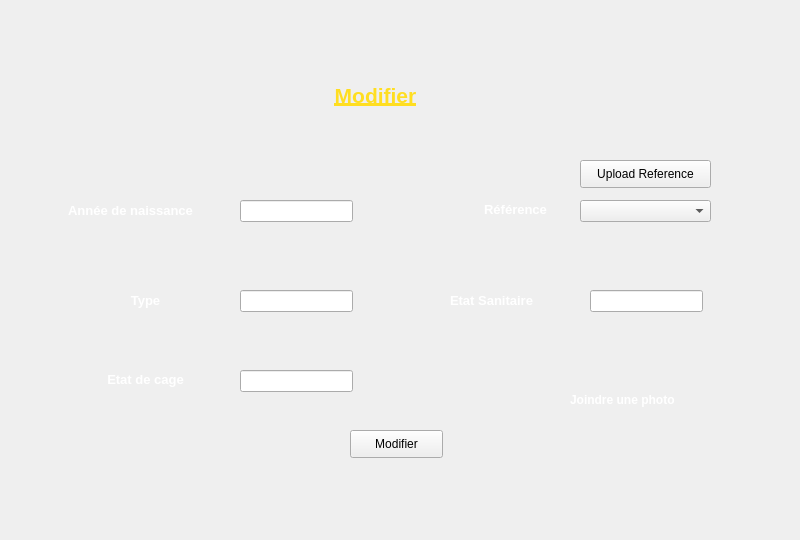
   <widget class="QWidget" name="tab_5">
    <attribute name="title">
     <string>modifier</string>
    </attribute>
    <widget class="QLabel" name="label_7">
     <property name="geometry">
      <rect>
       <x>-10</x>
       <y>0</y>
       <width>791</width>
       <height>531</height>
      </rect>
     </property>
     <property name="text">
      <string/>
     </property>
     <property name="pixmap">
      <pixmap>../../../Esprit/2A16/Semestre 1/Projet C++/ZOO'RNI/charte essai 1.png</pixmap>
     </property>
     <property name="scaledContents">
      <bool>true</bool>
     </property>
    </widget>
    <widget class="QLabel" name="label_statistiqyes_3">
     <property name="geometry">
      <rect>
       <x>260</x>
       <y>70</y>
       <width>231</width>
       <height>51</height>
      </rect>
     </property>
     <property name="text">
      <string>&lt;html&gt;&lt;head/&gt;&lt;body&gt;&lt;p align=&quot;center&quot;&gt;&lt;span style=&quot; font-size:16pt; font-weight:600; text-decoration: underline; color:#ffde21;&quot;&gt;Modifier&lt;/span&gt;&lt;/p&gt;&lt;/body&gt;&lt;/html&gt;</string>
     </property>
    </widget>
    <widget class="QLabel" name="label_11">
     <property name="geometry">
      <rect>
       <x>40</x>
       <y>180</y>
       <width>181</width>
       <height>61</height>
      </rect>
     </property>
     <property name="text">
      <string>&lt;html&gt;&lt;head/&gt;&lt;body&gt;&lt;p align=&quot;center&quot;&gt;&lt;span style=&quot; font-size:10pt; font-weight:600; color:#ffffff;&quot;&gt;Année de naissance&lt;/span&gt;&lt;/p&gt;&lt;/body&gt;&lt;/html&gt;</string>
     </property>
    </widget>
    <widget class="QLineEdit" name="le_an_2">
     <property name="geometry">
      <rect>
       <x>240</x>
       <y>200</y>
       <width>113</width>
       <height>22</height>
      </rect>
     </property>
    </widget>
    <widget class="QLabel" name="label_13">
     <property name="geometry">
      <rect>
       <x>470</x>
       <y>200</y>
       <width>91</width>
       <height>20</height>
      </rect>
     </property>
     <property name="text">
      <string>&lt;html&gt;&lt;head/&gt;&lt;body&gt;&lt;p align=&quot;center&quot;&gt;&lt;span style=&quot; font-size:10pt; font-weight:600; color:#ffffff;&quot;&gt;Référence&lt;/span&gt;&lt;/p&gt;&lt;/body&gt;&lt;/html&gt;</string>
     </property>
    </widget>
    <widget class="QLineEdit" name="le_type_2">
     <property name="geometry">
      <rect>
       <x>240</x>
       <y>290</y>
       <width>113</width>
       <height>22</height>
      </rect>
     </property>
    </widget>
    <widget class="QLabel" name="label_14">
     <property name="geometry">
      <rect>
       <x>90</x>
       <y>290</y>
       <width>111</width>
       <height>21</height>
      </rect>
     </property>
     <property name="text">
      <string>&lt;html&gt;&lt;head/&gt;&lt;body&gt;&lt;p align=&quot;center&quot;&gt;&lt;span style=&quot; font-size:10pt; font-weight:600; color:#ffffff;&quot;&gt;Type&lt;/span&gt;&lt;/p&gt;&lt;/body&gt;&lt;/html&gt;</string>
     </property>
    </widget>
    <widget class="QLineEdit" name="le_cage_2">
     <property name="geometry">
      <rect>
       <x>240</x>
       <y>370</y>
       <width>113</width>
       <height>22</height>
      </rect>
     </property>
    </widget>
    <widget class="QLabel" name="label_15">
     <property name="geometry">
      <rect>
       <x>90</x>
       <y>370</y>
       <width>111</width>
       <height>20</height>
      </rect>
     </property>
     <property name="text">
      <string>&lt;html&gt;&lt;head/&gt;&lt;body&gt;&lt;p align=&quot;center&quot;&gt;&lt;span style=&quot; font-size:10pt; font-weight:600; color:#ffffff;&quot;&gt;Etat de cage&lt;/span&gt;&lt;/p&gt;&lt;/body&gt;&lt;/html&gt;</string>
     </property>
    </widget>
    <widget class="QLabel" name="label_16">
     <property name="geometry">
      <rect>
       <x>450</x>
       <y>280</y>
       <width>131</width>
       <height>41</height>
      </rect>
     </property>
     <property name="text">
      <string>&lt;html&gt;&lt;head/&gt;&lt;body&gt;&lt;p&gt;&lt;span style=&quot; font-size:10pt; font-weight:600; color:#ffffff;&quot;&gt;Etat Sanitaire&lt;/span&gt;&lt;/p&gt;&lt;/body&gt;&lt;/html&gt;</string>
     </property>
    </widget>
    <widget class="QLineEdit" name="le_san_2">
     <property name="geometry">
      <rect>
       <x>590</x>
       <y>290</y>
       <width>113</width>
       <height>22</height>
      </rect>
     </property>
    </widget>
    <widget class="QLabel" name="label_17">
     <property name="geometry">
      <rect>
       <x>570</x>
       <y>390</y>
       <width>151</width>
       <height>21</height>
      </rect>
     </property>
     <property name="text">
      <string>&lt;html&gt;&lt;head/&gt;&lt;body&gt;&lt;p&gt;&lt;span style=&quot; font-weight:600; color:#ffffff;&quot;&gt;Joindre une photo&lt;/span&gt;&lt;/p&gt;&lt;/body&gt;&lt;/html&gt;</string>
     </property>
    </widget>
    <widget class="QPushButton" name="pb_modifier">
     <property name="geometry">
      <rect>
       <x>350</x>
       <y>430</y>
       <width>93</width>
       <height>28</height>
      </rect>
     </property>
     <property name="text">
      <string>Modifier</string>
     </property>
    </widget>
    <widget class="QComboBox" name="comboBox_modifier_ref">
     <property name="geometry">
      <rect>
       <x>580</x>
       <y>200</y>
       <width>131</width>
       <height>22</height>
      </rect>
     </property>
    </widget>
    <widget class="QPushButton" name="pb_upload">
     <property name="geometry">
      <rect>
       <x>580</x>
       <y>160</y>
       <width>131</width>
       <height>28</height>
      </rect>
     </property>
     <property name="text">
      <string>Upload Reference</string>
     </property>
    </widget>
   </widget>
